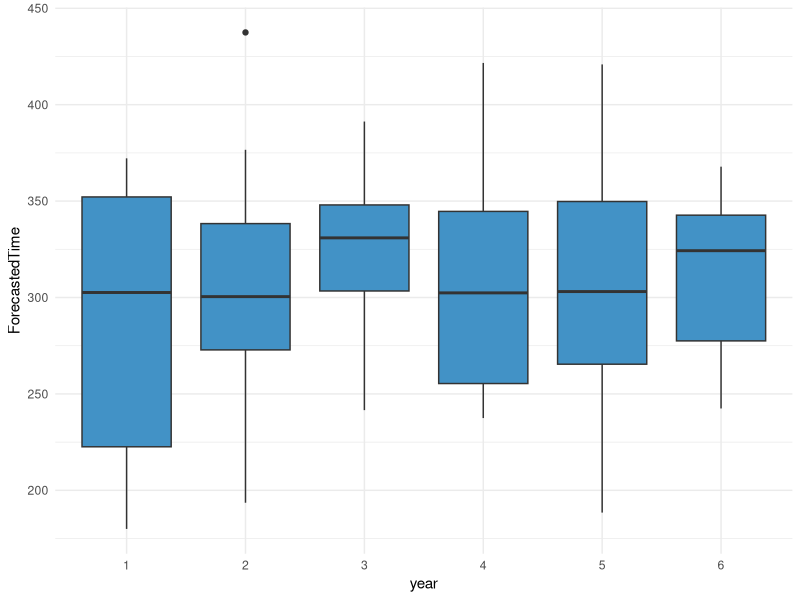

Generate this figure with R:
## ---- chunk 1
library("readxl")
library("knitr")
library("ggplot2")
## ---- chunk 2
data<- read.csv("Vuelta01.csv", sep = ';', header = TRUE, dec=",")
## ---- chunk 3
kable(summary(data[,1:6]))
kable(summary(data[,6:11]))
kable(summary(data[,12:16]))

## ---- chunk 4
data[data$last == 1,]
## ---- chunk 5
data$year      <- as.factor(data$year)
data$week      <- as.factor(data$week)
data$bef_mount <- as.factor(data$bef_mount)
data$aft_mount <- as.factor(data$aft_mount)
data$aft_tt    <- as.factor(data$aft_tt)
data$bef_tt    <- as.factor(data$bef_tt)
data$last      <- as.factor(data$last) 
## ---- chunk 6
kable(summary(data[,9:15]))
## ---- chunk 7
ggplot(data = data) +
  aes(x = year, y = ForecastedTime) +
  geom_boxplot(fill = "#4292c6") +
  theme_minimal()
